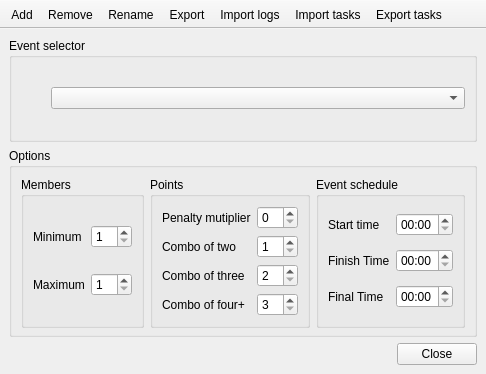
<?xml version="1.0" encoding="UTF-8"?>
<ui version="4.0">
 <class>EventDialog</class>
 <widget class="QMainWindow" name="EventDialog">
  <property name="geometry">
   <rect>
    <x>0</x>
    <y>0</y>
    <width>482</width>
    <height>374</height>
   </rect>
  </property>
  <property name="windowTitle">
   <string>Event manager</string>
  </property>
  <property name="windowIcon">
   <iconset>
    <normaloff>:/icons/events_48</normaloff>:/icons/events_48</iconset>
  </property>
  <property name="unifiedTitleAndToolBarOnMac">
   <bool>true</bool>
  </property>
  <widget class="QWidget" name="centralwidget">
   <layout class="QVBoxLayout" name="verticalLayout_2">
    <item>
     <widget class="QGroupBox" name="groupBox_2">
      <property name="title">
       <string>Event selector</string>
      </property>
      <layout class="QHBoxLayout" name="horizontalLayout_2">
       <item>
        <widget class="QLabel" name="label">
         <property name="minimumSize">
          <size>
           <width>24</width>
           <height>24</height>
          </size>
         </property>
         <property name="maximumSize">
          <size>
           <width>24</width>
           <height>24</height>
          </size>
         </property>
         <property name="text">
          <string/>
         </property>
         <property name="pixmap">
          <pixmap resource="resources.qrc">:/icons/events.png</pixmap>
         </property>
         <property name="scaledContents">
          <bool>true</bool>
         </property>
        </widget>
       </item>
       <item>
        <widget class="QComboBox" name="eventCombo"/>
       </item>
      </layout>
     </widget>
    </item>
    <item>
     <widget class="QGroupBox" name="groupMisc">
      <property name="title">
       <string>Options</string>
      </property>
      <layout class="QGridLayout" name="miscLayout_3" columnstretch="1,0,0">
       <property name="bottomMargin">
        <number>6</number>
       </property>
       <item row="1" column="1">
        <widget class="QGroupBox" name="groupPoints">
         <property name="title">
          <string>Points</string>
         </property>
         <layout class="QGridLayout" name="pointsLayout_3">
          <item row="1" column="0">
           <widget class="QLabel" name="sComboLabel">
            <property name="text">
             <string>Combo of two</string>
            </property>
           </widget>
          </item>
          <item row="0" column="2">
           <widget class="QSpinBox" name="penalty">
            <property name="toolTip">
             <string>Penalty points for every minute past finish time</string>
            </property>
           </widget>
          </item>
          <item row="1" column="2">
           <widget class="QSpinBox" name="sCombo">
            <property name="toolTip">
             <string>Points for two tasks in one picture</string>
            </property>
            <property name="minimum">
             <number>1</number>
            </property>
           </widget>
          </item>
          <item row="3" column="2">
           <widget class="QSpinBox" name="dCombo">
            <property name="toolTip">
             <string>Points for three tasks in one picture</string>
            </property>
            <property name="minimum">
             <number>2</number>
            </property>
           </widget>
          </item>
          <item row="5" column="2">
           <widget class="QSpinBox" name="tCombo">
            <property name="toolTip">
             <string>Points for four or more tasks in one picture</string>
            </property>
            <property name="minimum">
             <number>3</number>
            </property>
           </widget>
          </item>
          <item row="5" column="0">
           <widget class="QLabel" name="tComboLabel">
            <property name="text">
             <string>Combo of four+</string>
            </property>
           </widget>
          </item>
          <item row="3" column="0">
           <widget class="QLabel" name="dComboLabel">
            <property name="text">
             <string>Combo of three</string>
            </property>
           </widget>
          </item>
          <item row="0" column="0">
           <widget class="QLabel" name="penaltyLabel">
            <property name="text">
             <string>Penalty mutiplier</string>
            </property>
           </widget>
          </item>
          <item row="0" column="1">
           <spacer name="horizontalSpacer">
            <property name="orientation">
             <enum>Qt::Horizontal</enum>
            </property>
            <property name="sizeHint" stdset="0">
             <size>
              <width>40</width>
              <height>20</height>
             </size>
            </property>
           </spacer>
          </item>
         </layout>
        </widget>
       </item>
       <item row="1" column="2">
        <widget class="QGroupBox" name="groupTime">
         <property name="title">
          <string>Event schedule</string>
         </property>
         <layout class="QGridLayout" name="timeLayout_3">
          <item row="1" column="3">
           <widget class="QTimeEdit" name="finishTime">
            <property name="toolTip">
             <string>Time from which penalty is being calculated</string>
            </property>
            <property name="currentSection">
             <enum>QDateTimeEdit::HourSection</enum>
            </property>
            <property name="displayFormat">
             <string>HH:mm</string>
            </property>
           </widget>
          </item>
          <item row="0" column="1">
           <widget class="QLabel" name="startTimeLabel">
            <property name="text">
             <string>Start time</string>
            </property>
           </widget>
          </item>
          <item row="2" column="1">
           <widget class="QLabel" name="finalTimeLabel">
            <property name="text">
             <string>Final Time</string>
            </property>
           </widget>
          </item>
          <item row="1" column="1">
           <widget class="QLabel" name="finishTimeLabel">
            <property name="text">
             <string>Finish Time</string>
            </property>
           </widget>
          </item>
          <item row="2" column="3">
           <widget class="QTimeEdit" name="finalTime">
            <property name="toolTip">
             <string>Team is disqualified after this time</string>
            </property>
            <property name="currentSection">
             <enum>QDateTimeEdit::HourSection</enum>
            </property>
            <property name="displayFormat">
             <string>HH:mm</string>
            </property>
           </widget>
          </item>
          <item row="0" column="3">
           <widget class="QTimeEdit" name="startTime">
            <property name="toolTip">
             <string>Start time of the event</string>
            </property>
            <property name="currentSection">
             <enum>QDateTimeEdit::HourSection</enum>
            </property>
            <property name="displayFormat">
             <string>HH:mm</string>
            </property>
           </widget>
          </item>
          <item row="0" column="2">
           <spacer name="horizontalSpacer_4">
            <property name="orientation">
             <enum>Qt::Horizontal</enum>
            </property>
            <property name="sizeHint" stdset="0">
             <size>
              <width>40</width>
              <height>20</height>
             </size>
            </property>
           </spacer>
          </item>
         </layout>
        </widget>
       </item>
       <item row="1" column="0">
        <widget class="QGroupBox" name="groupBox">
         <property name="title">
          <string>Members</string>
         </property>
         <layout class="QGridLayout" name="gridLayout_2">
          <item row="2" column="3">
           <widget class="QSpinBox" name="max">
            <property name="toolTip">
             <string>Maximum members in a team</string>
            </property>
            <property name="minimum">
             <number>1</number>
            </property>
           </widget>
          </item>
          <item row="2" column="0">
           <widget class="QLabel" name="maxLabel">
            <property name="text">
             <string>Maximum</string>
            </property>
           </widget>
          </item>
          <item row="0" column="0">
           <widget class="QLabel" name="minLabel">
            <property name="text">
             <string>Minimum</string>
            </property>
           </widget>
          </item>
          <item row="0" column="3">
           <widget class="QSpinBox" name="min">
            <property name="toolTip">
             <string>Minimum members in a team</string>
            </property>
            <property name="minimum">
             <number>1</number>
            </property>
           </widget>
          </item>
          <item row="0" column="1">
           <spacer name="horizontalSpacer_2">
            <property name="orientation">
             <enum>Qt::Horizontal</enum>
            </property>
            <property name="sizeHint" stdset="0">
             <size>
              <width>40</width>
              <height>20</height>
             </size>
            </property>
           </spacer>
          </item>
         </layout>
        </widget>
       </item>
      </layout>
     </widget>
    </item>
    <item>
     <layout class="QHBoxLayout" name="horizontalLayout">
      <item>
       <spacer name="horizontalSpacer_3">
        <property name="orientation">
         <enum>Qt::Horizontal</enum>
        </property>
        <property name="sizeHint" stdset="0">
         <size>
          <width>40</width>
          <height>20</height>
         </size>
        </property>
       </spacer>
      </item>
      <item>
       <widget class="QPushButton" name="buttonClose">
        <property name="text">
         <string>Close</string>
        </property>
        <property name="icon">
         <iconset resource="resources.qrc">
          <normaloff>:/icons/close.png</normaloff>:/icons/close.png</iconset>
        </property>
        <property name="autoDefault">
         <bool>true</bool>
        </property>
       </widget>
      </item>
     </layout>
    </item>
   </layout>
  </widget>
  <widget class="QToolBar" name="toolBar">
   <property name="windowTitle">
    <string>toolBar</string>
   </property>
   <property name="movable">
    <bool>false</bool>
   </property>
   <property name="allowedAreas">
    <set>Qt::TopToolBarArea</set>
   </property>
   <property name="iconSize">
    <size>
     <width>32</width>
     <height>32</height>
    </size>
   </property>
   <property name="toolButtonStyle">
    <enum>Qt::ToolButtonTextUnderIcon</enum>
   </property>
   <property name="floatable">
    <bool>false</bool>
   </property>
   <attribute name="toolBarArea">
    <enum>TopToolBarArea</enum>
   </attribute>
   <attribute name="toolBarBreak">
    <bool>false</bool>
   </attribute>
   <addaction name="actionAddEvent"/>
   <addaction name="actionRemoveEvent"/>
   <addaction name="actionRename"/>
   <addaction name="actionExportEvent"/>
   <addaction name="actionImportLogs"/>
   <addaction name="actionImportTasks"/>
   <addaction name="actionExportTasks"/>
  </widget>
  <action name="actionAddEvent">
   <property name="icon">
    <iconset resource="resources.qrc">
     <normaloff>:/icons/event_add.png</normaloff>:/icons/event_add.png</iconset>
   </property>
   <property name="text">
    <string>Add</string>
   </property>
  </action>
  <action name="actionRemoveEvent">
   <property name="icon">
    <iconset resource="resources.qrc">
     <normaloff>:/icons/event_remove.png</normaloff>:/icons/event_remove.png</iconset>
   </property>
   <property name="text">
    <string>Remove</string>
   </property>
  </action>
  <action name="actionRename">
   <property name="icon">
    <iconset resource="resources.qrc">
     <normaloff>:/icons/event_rename.png</normaloff>:/icons/event_rename.png</iconset>
   </property>
   <property name="text">
    <string>Rename</string>
   </property>
  </action>
  <action name="actionImportLogs">
   <property name="icon">
    <iconset resource="resources.qrc">
     <normaloff>:/icons/logs_import.png</normaloff>:/icons/logs_import.png</iconset>
   </property>
   <property name="text">
    <string>Import logs</string>
   </property>
   <property name="toolTip">
    <string>Import logs</string>
   </property>
  </action>
  <action name="actionImportTasks">
   <property name="icon">
    <iconset resource="resources.qrc">
     <normaloff>:/icons/tasks_import.png</normaloff>:/icons/tasks_import.png</iconset>
   </property>
   <property name="text">
    <string>Import tasks</string>
   </property>
  </action>
  <action name="actionExportEvent">
   <property name="icon">
    <iconset resource="resources.qrc">
     <normaloff>:/icons/event_export.png</normaloff>:/icons/event_export.png</iconset>
   </property>
   <property name="text">
    <string>Export</string>
   </property>
  </action>
  <action name="actionExportTasks">
   <property name="icon">
    <iconset resource="resources.qrc">
     <normaloff>:/icons/tasks_export.png</normaloff>:/icons/tasks_export.png</iconset>
   </property>
   <property name="text">
    <string>Export tasks</string>
   </property>
  </action>
 </widget>
 <resources>
  <include location="resources.qrc"/>
 </resources>
 <connections/>
</ui>
